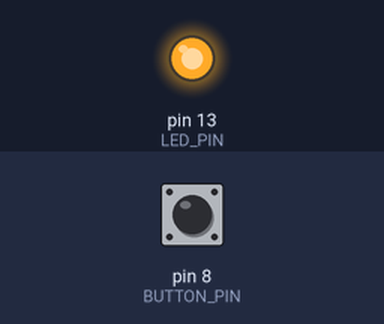
A sketch run on a simulated Arduino Uno, built with avr-gcc and run on an emulated ATmega328P. On the bench: output pins drawn as LEDs (lit = HIGH). The inputs (shaded band) are chosen by the test bench; at power-on: pin 8 (BUTTON_PIN) HIGH.

Above: at 1.2 s.
1.3 s: pin 8 (BUTTON_PIN) pulled LOW for 0.15 s
At 1.42 s:
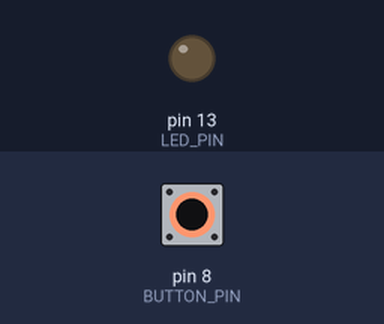
2.9 s: pin 8 (BUTTON_PIN) pulled LOW for 3.2 s
At 6.9 s:
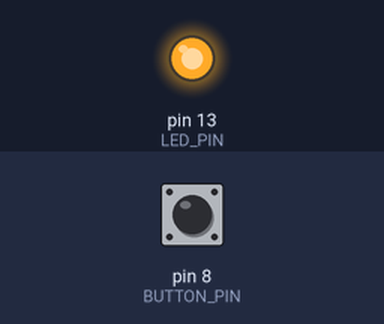
Timing chart, 0 to 8.4 s (numbered marks = the images above; inputs shaded):
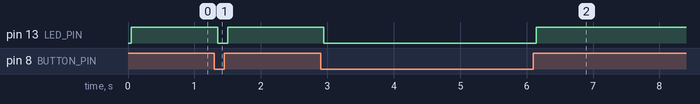

The sketch:

button.ino
```cpp
/*
 Button debounce / test
 */

// constants won't change. They're used here to set pin numbers
#define BUTTON_PIN 8    // the number of the pushbutton pin
#define LED_PIN 13      // the number of the LED pin

// Variables will change:
int ledState = HIGH;         // the current state of the output pin
int buttonState;             // the current reading from the input pin
int lastButtonState = LOW;   // the previous reading from the input pin

// the following variables are long's because the time, measured in miliseconds,
// will quickly become a bigger number than can be stored in an int.
unsigned long lastDebounceTime = 0;  // the last time the output pin was toggled
unsigned long debounceDelay = 50;    // the debounce time; increase if the output flickers

void setup()
{
    pinMode(BUTTON_PIN, INPUT_PULLUP);
    pinMode(LED_PIN, OUTPUT);
}

void loop()
{
    // read the state of the switch into a local variable:
    int reading = digitalRead(BUTTON_PIN);

    // check to see if you just pressed the button
    // (i.e. the input went from LOW to HIGH),  and you've waited
    // long enough since the last press to ignore any noise:

    // If the switch changed, due to noise or pressing:
    if (reading != lastButtonState)
    {
        // reset the debouncing timer
        lastDebounceTime = millis();
    }

    if ((millis() - lastDebounceTime) > debounceDelay)
    {
        // whatever the reading is at, it's been there for longer
        // than the debounce delay, so take it as the actual current state:
        buttonState = reading;
    }

    // set the LED using the state of the button:
    digitalWrite(LED_PIN, buttonState);

    // save the reading.  Next time through the loop,
    // it'll be the lastButtonState:
    lastButtonState = reading;
}
```

Measured:
- after the input at 1.3 s, pin 13 (LED_PIN): HIGH → LOW after 0.05 s, → HIGH 0.15 s later
- after the input at 2.9 s, pin 13 (LED_PIN): HIGH → LOW after 0.05 s, → HIGH 3.2 s later
